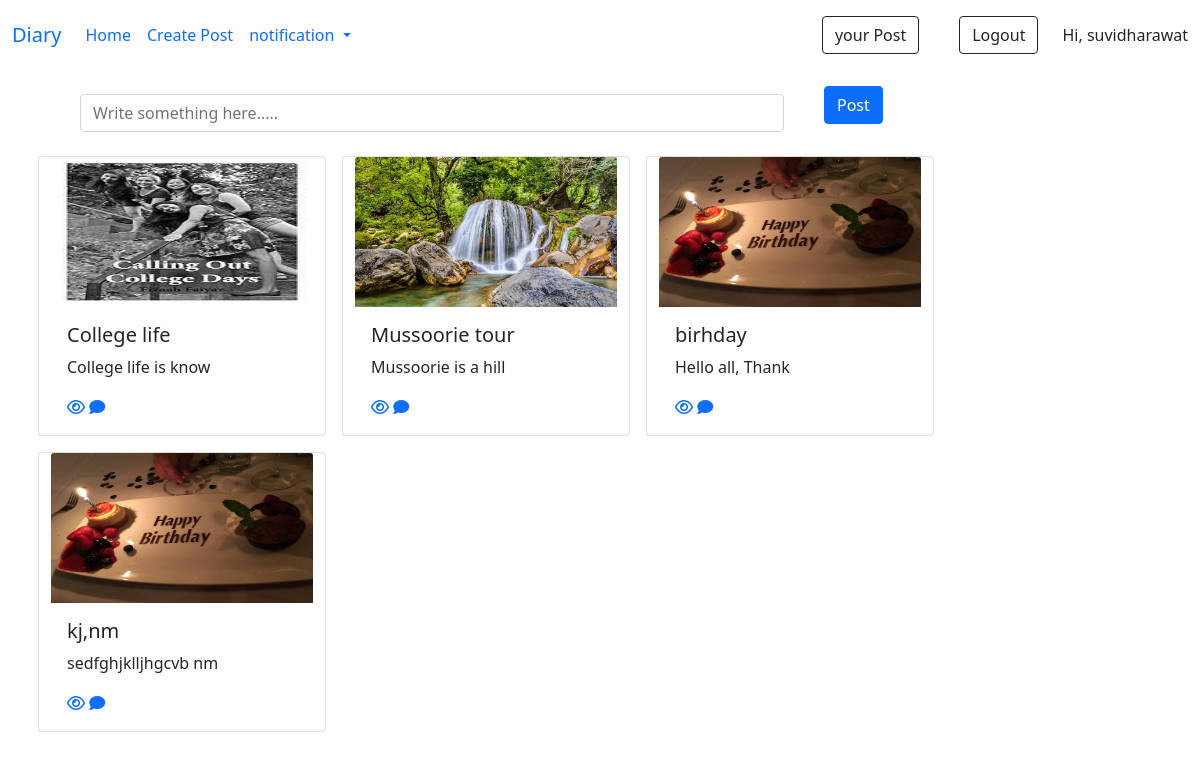
The app's page /home/ (signed in) with its own data.
### home/models.py (models this page shows, shortened)
class memo(models.Model):
    post_id=models.AutoField(primary_key=True)
    title=models.CharField(max_length=20)
    desc= models.TextField()
    image=models.ImageField(upload_to="images")
    user =models.ForeignKey(User,on_delete=models.CASCADE)
    Privcy=models.CharField(max_length=10, default="Public")

### home/views.py (the view)
# urls.py: 2. Add a URL to urlpatterns:  path('', views.home, name='home')
def home(request):
    total=comments.objects.filter(post__user=request.session['user_id']).count()
    disp=memo.objects.filter(Privcy='Public')
    return render(request,'index.html',{'disp':disp})

### templates/index.html (shortened to what this page needs)
{% extends 'base.html' %}
{% block body %}
{% include 'nav.html'%}
<div class="container mt-3 me-2">
  <div class="row">
    <div class="col-md-8">
      <a class="nav-link" href="{% url 'add_post' %}"><input class="form-control"
          placeholder="Write something here....."></a>
    </div>
    <div class="col-auto">
      <button class="btn btn-primary">Post</button>
    </div>
  </div>
</div>
<div class="container mt-2">
  <div class="row align-items-start ">
    {% for i in disp %}
      <div class="card col-md-4 my-2 mx-2 " style="width: 18rem; ">
      <img src="{{i.image.url}}" class="card-img-top" alt="..." style="height: 150px;">
      <div class="card-body">
        <h5 class="card-title">{{i.title}}</h5>
        <p class="card-text">{{i.desc |slice:":20" }}</p>
        <a href="display/{{i.post_id}}"><i class="fa-regular fa-eye"></i></a>
        <a href="display/{{i.post_id}}"><i class="fa-solid fa-comment"></i></a>
      </div>
    </div>
    {% endfor %}
  </div>
</div>
{% endblock body %}

### templates/nav.html (shortened to what this page needs)
<nav class="navbar navbar-expand-lg bg-body-tertiary">
    <div class="container-fluid" >
      <a class="navbar-brand" href="#" >Diary</a>
      <div class="collapse navbar-collapse" id="navbarSupportedContent">
        <ul class="navbar-nav me-auto mb-2 mb-lg-0">
          <li class="nav-item">
            <a class="nav-link active" aria-current="page" href="{% url 'home' %}">Home</a>
          </li>
          <li class="nav-item" >
            <a class="nav-link" href="{% url 'add_post'%}">Create Post</a>
          </li>
          <li class="nav-item dropdown">
            <a class="nav-link dropdown-toggle" href="#" id="navbarDropdown" role="button" data-bs-toggle="dropdown" aria-expanded="false">
              notification
            </a>
          </li>
        </ul>
        <form class="d-flex">
          <a class="nav-link"  href="{% url 'your_post' %}"><button class="btn btn-outline-dark me-2" type="button">your Post</button></a>
          <a class="nav-link"  href="{% url 'user_logout' %}"><button class="btn btn-outline-dark me-2" type="button">Logout</button></a>
        </form>
        Hi, {{request.user}}
      </div>
    </div>
  </nav>

### records on screen
memo: image (picture), title "College life", desc "College life is know"
memo: image (picture), title "Mussoorie tour", desc "Mussoorie is a hill"
memo: image (picture), title "birhday", desc "Hello all, Thank"
memo: image (picture), title "kj,nm", desc "sedfghjklljhgcvb nm"

### other values on screen
{{ request.user }} "suvidharawat"
